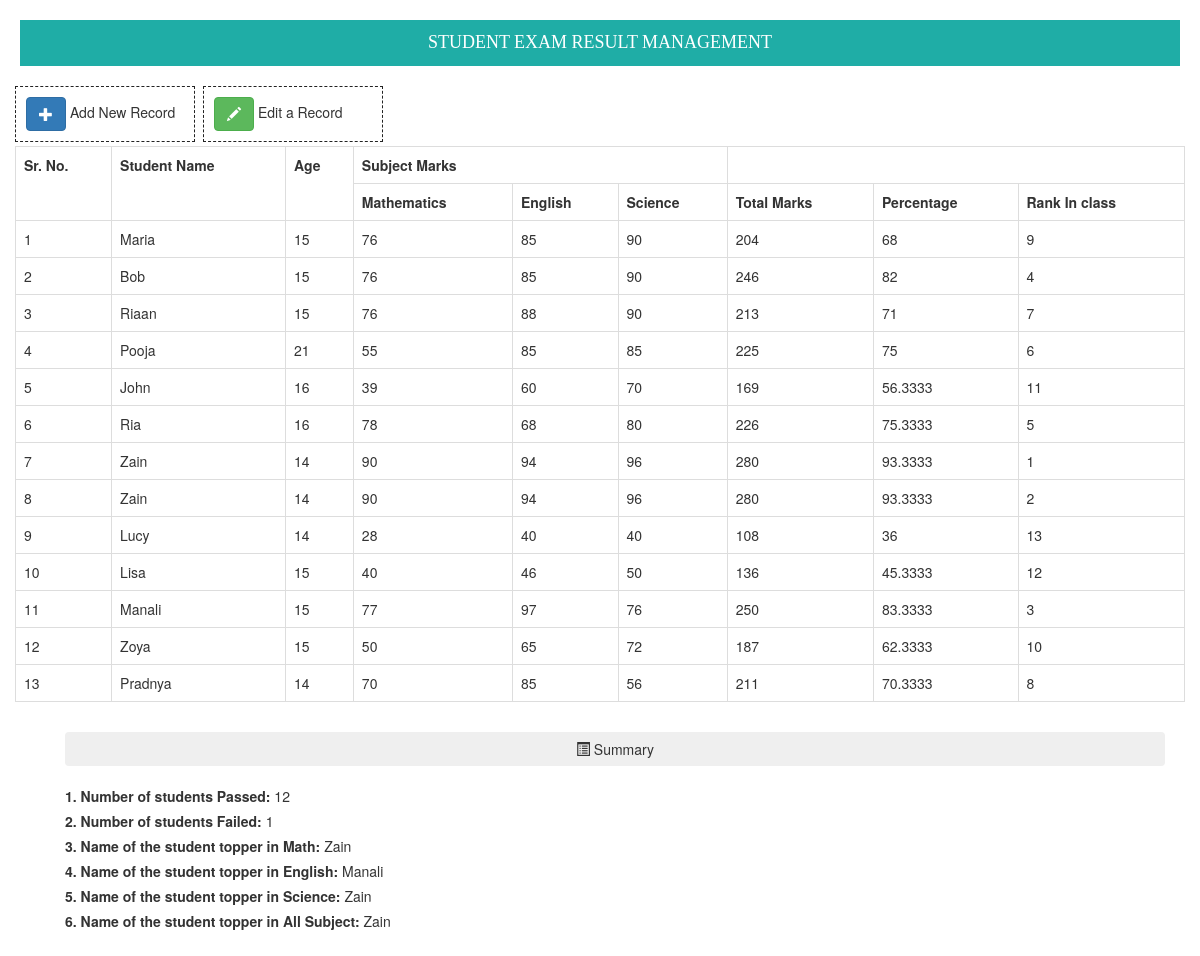
The page / on the database its author committed.
### tables this page shows
CREATE TABLE `student` (
  `sr.no.` int(20) UNSIGNED NOT NULL,
  `stud_name` varchar(15) NOT NULL DEFAULT '',
  `age` int(3) NOT NULL DEFAULT '0',
  `math` int(3) NOT NULL DEFAULT '0',
  `eng` int(3) NOT NULL DEFAULT '0',
  `sci` int(3) NOT NULL DEFAULT '0',
  `total` int(5) NOT NULL DEFAULT '0',
  `per` float NOT NULL DEFAULT '0'
);

### index.php (the view, shortened to what this page needs)
<?php include('dbcon.php');?>
<!DOCTYPE html>
<html>
    <head>
			<link href="style.css" rel="stylesheet" type="text/css">
  			<link rel="stylesheet" href="http://maxcdn.bootstrapcdn.com/bootstrap/3.3.6/css/bootstrap.min.css">
    </head>
    <body>
        <div class="heading" align="center">
			STUDENT EXAM RESULT MANAGEMENT
		</div>
		<div class="container">
			<div class="row">
				<div class="left">
					<a rel="tooltip" class="btn btn-primary" href="add_new.php">
						<span class="glyphicon glyphicon-plus"></span>
					</a>&nbsp;Add New Record
				</div>&nbsp;&nbsp;&nbsp;&nbsp;
				<div class="left">
					<a rel="tooltip" class="btn btn-success" href="edit.php">
						<span class="glyphicon glyphicon-pencil"></span>
					</a>&nbsp;Edit a Record
				</div>
				<br/><br /><br />
				<div class="span10">
        			<table class="table table-bordered" id="example">
						<tr>
							<th rowspan="2">Sr. No.</th>
							<th rowspan="2">Student Name</th>
							<th rowspan="2">Age</th>
							<th colspan="3">Subject Marks</th>
						</tr>
						<tr>
							<th>Mathematics</th>
							<th>English</th>
							<th>Science</th>
							<th>Total Marks</th>
							<th>Percentage</th>
							<th>Rank In class</th>
						</tr>
						<tr>
							<?php
								$user_query=mysqli_query($con,"SELECT * FROM ( SELECT student.*, (@rank := @rank+1) AS rank
													   FROM student INNER JOIN (SELECT @rank := 0) AS a
													   ORDER BY per DESC )a
													   ORDER BY `sr.no.` ASC"
												)or die(mysqli_error($con));
							while($row=mysqli_fetch_array($user_query,MYSQLI_BOTH))
							{
							?>
							<td><?php echo $row['sr.no.']; ?></td>
							<td><?php echo $row['stud_name']; ?></td>
							<td><?php echo $row['age']; ?></td>
							<td><?php echo $row['math']; ?> </td>
							<td><?php echo $row['eng'];?> </td>
							<td><?php echo $row['sci']; ?></td>
							<td><?php echo $row['total']; ?></td>
							<td><?php echo $row['per']; ?></td>
							<td><?php echo $row['rank'];?></td>
						</tr>
							<?php
								}
							?>
					</table>
				</div>
			<div id="content">
				<button class="btn btn-block">
					<span class="glyphicon glyphicon-list-alt"></span>&nbsp;Summary
				</button>
				<br />
					<label>1. Number of students Passed:</label>
					<?php
						$user_query=mysqli_query($con,"select count(per) from student where per>=40")
						or die(mysqli_error($con));
						$row=mysqli_fetch_row($user_query);
						$result=$row[0];
						echo $result;
					?>
					<br />
					<label>2. Number of students Failed:</label>
					<?php
						$user_query=mysqli_query($con,"select count(per) from student where per<40")
						or die(mysqli_error($con));
						$row=mysqli_fetch_row($user_query);
						$result=$row[0];
						echo $result;
					?>
					<br />
					<label>3. Name of the student topper in Math:</label>
					<?php
						$user_query=mysqli_query($con,"select stud_name from student where math
						IN 	(select MAX(math) from student)")
						or die(mysqli_error($con));
						$row=mysqli_fetch_row($user_query);
						$result=$row[0];
						echo $result;
					?>
					<br />
					<label>4. Name of the student topper in English:</label>
					<?php
						$user_query=mysqli_query($con,"select stud_name from student where eng
						IN (select MAX(eng) from student)")
						or die(mysqli_error($con));
						$row=mysqli_fetch_row($user_query);
						$result=$row[0];
						echo $result;?>
					<br />
					<label>5. Name of the student topper in Science:</label>
					<?php
						$user_query=mysqli_query($con,"select stud_name from student where sci
						IN (select MAX(sci) from student)")
						or die(mysqli_error($con));
						$row=mysqli_fetch_row($user_query);
						$result=$row[0];
						echo $result;?>
					<br />
					<label>6. Name of the student topper in All Subject:</label>
					<?php
						$user_query=mysqli_query($con,"select stud_name from student where total
						IN (select MAX(total) from student)")
						or die(mysqli_error($con));
						$row=mysqli_fetch_row($user_query);
						$result=$row[0];
						echo $result;?>
					<br />
			</div>
		</div>
	</body>
</html>

### style.css (style rules this page uses)
div.heading { padding:10px 10px; background-color:#1fada6; color:#FFFFFF; font-family:Georgia, "Times New Roman", Times, serif; font-size:18px; }
div.left { border:1px dashed #222; float:left; margin-left:auto; margin-right:8px; padding:10px; display:block; width:180px; }
body { background-image:url(images/bg.png); }
.heading { background-color:#006633; color:white; margin:20px; text-align:center; }
#content { padding-top:10px; padding-left:50px; padding-right:20px; padding-bottom:20px; }
a:link, a:visited, a:hover, a:active { text-decoration:none; }

### rows shown on the page
student: no "1", stud_name "Maria", age "15", math "76", eng "85", sci "90", total "204", per "68", rank "9"
student: no "2", stud_name "Bob", age "15", math "76", eng "85", sci "90", total "246", per "82", rank "4"
student: no "3", stud_name "Riaan", age "15", math "76", eng "88", sci "90", total "213", per "71", rank "7"
student: no "4", stud_name "Pooja", age "21", math "55", eng "85", sci "85", total "225", per "75", rank "6"
student: no "5", stud_name "John", age "16", math "39", eng "60", sci "70", total "169", per "56.3333", rank "11"
student: no "6", stud_name "Ria", age "16", math "78", eng "68", sci "80", total "226", per "75.3333", rank "5"
student: no "7", stud_name "Zain", age "14", math "90", eng "94", sci "96", total "280", per "93.3333", rank "1"
student: no "8", stud_name "Zain", age "14", math "90", eng "94", sci "96", total "280", per "93.3333", rank "2"
student: no "9", stud_name "Lucy", age "14", math "28", eng "40", sci "40", total "108", per "36", rank "13"
student: no "10", stud_name "Lisa", age "15", math "40", eng "46", sci "50", total "136", per "45.3333", rank "12"
student: no "11", stud_name "Manali", age "15", math "77", eng "97", sci "76", total "250", per "83.3333", rank "3"
student: no "12", stud_name "Zoya", age "15", math "50", eng "65", sci "72", total "187", per "62.3333", rank "10"
student: no "13", stud_name "Pradnya", age "14", math "70", eng "85", sci "56", total "211", per "70.3333", rank "8"

### other values the page prints
$result "12"
$result "1"
$result "Zain"
$result "Manali"
